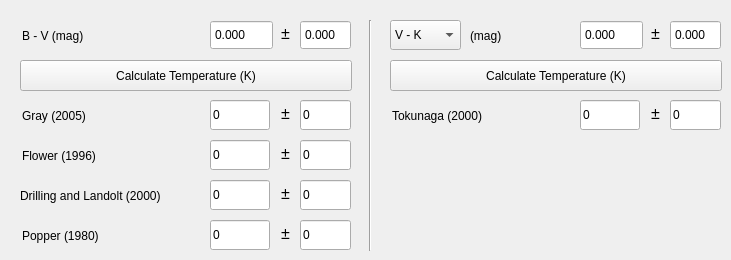
      <widget class="QWidget" name="tab_6">
       <attribute name="title">
        <string>Temperature Estimation</string>
       </attribute>
       <widget class="QLabel" name="label_22">
        <property name="geometry">
         <rect>
          <x>22</x>
          <y>20</y>
          <width>151</width>
          <height>31</height>
         </rect>
        </property>
        <property name="text">
         <string>B - V (mag)</string>
        </property>
       </widget>
       <widget class="QLabel" name="label_20">
        <property name="geometry">
         <rect>
          <x>22</x>
          <y>100</y>
          <width>151</width>
          <height>31</height>
         </rect>
        </property>
        <property name="text">
         <string>Gray (2005)</string>
        </property>
       </widget>
       <widget class="QLineEdit" name="tool_drilling_landolt_output">
        <property name="geometry">
         <rect>
          <x>210</x>
          <y>180</y>
          <width>60</width>
          <height>30</height>
         </rect>
        </property>
        <property name="text">
         <string>0</string>
        </property>
        <property name="readOnly">
         <bool>true</bool>
        </property>
       </widget>
       <widget class="QLineEdit" name="tool_flower_err_output">
        <property name="geometry">
         <rect>
          <x>300</x>
          <y>140</y>
          <width>51</width>
          <height>30</height>
         </rect>
        </property>
        <property name="text">
         <string>0</string>
        </property>
        <property name="readOnly">
         <bool>true</bool>
        </property>
       </widget>
       <widget class="QLineEdit" name="tool_popper_output">
        <property name="geometry">
         <rect>
          <x>210</x>
          <y>220</y>
          <width>60</width>
          <height>30</height>
         </rect>
        </property>
        <property name="text">
         <string>0</string>
        </property>
        <property name="readOnly">
         <bool>true</bool>
        </property>
       </widget>
       <widget class="QLineEdit" name="tool_gray_output">
        <property name="geometry">
         <rect>
          <x>210</x>
          <y>100</y>
          <width>60</width>
          <height>30</height>
         </rect>
        </property>
        <property name="text">
         <string>0</string>
        </property>
        <property name="readOnly">
         <bool>true</bool>
        </property>
       </widget>
       <widget class="QLabel" name="label_21">
        <property name="geometry">
         <rect>
          <x>275</x>
          <y>223</y>
          <width>21</width>
          <height>21</height>
         </rect>
        </property>
        <property name="font">
         <font>
          <pointsize>12</pointsize>
         </font>
        </property>
        <property name="text">
         <string>±</string>
        </property>
        <property name="alignment">
         <set>Qt::AlignCenter</set>
        </property>
       </widget>
       <widget class="QLineEdit" name="tool_popper_err_output">
        <property name="geometry">
         <rect>
          <x>300</x>
          <y>220</y>
          <width>51</width>
          <height>30</height>
         </rect>
        </property>
        <property name="text">
         <string>0</string>
        </property>
        <property name="readOnly">
         <bool>true</bool>
        </property>
       </widget>
       <widget class="QLineEdit" name="tool_flower_output">
        <property name="geometry">
         <rect>
          <x>210</x>
          <y>140</y>
          <width>60</width>
          <height>30</height>
         </rect>
        </property>
        <property name="text">
         <string>0</string>
        </property>
        <property name="readOnly">
         <bool>true</bool>
        </property>
       </widget>
       <widget class="QLabel" name="label_23">
        <property name="geometry">
         <rect>
          <x>22</x>
          <y>220</y>
          <width>151</width>
          <height>31</height>
         </rect>
        </property>
        <property name="text">
         <string>Popper (1980)</string>
        </property>
       </widget>
       <widget class="QLabel" name="label_24">
        <property name="geometry">
         <rect>
          <x>275</x>
          <y>143</y>
          <width>21</width>
          <height>21</height>
         </rect>
        </property>
        <property name="font">
         <font>
          <pointsize>12</pointsize>
         </font>
        </property>
        <property name="text">
         <string>±</string>
        </property>
        <property name="alignment">
         <set>Qt::AlignCenter</set>
        </property>
       </widget>
       <widget class="QLineEdit" name="tool_gray_err_output">
        <property name="geometry">
         <rect>
          <x>300</x>
          <y>100</y>
          <width>51</width>
          <height>30</height>
         </rect>
        </property>
        <property name="text">
         <string>0</string>
        </property>
        <property name="readOnly">
         <bool>true</bool>
        </property>
       </widget>
       <widget class="QPushButton" name="tool_bv_calc_btn">
        <property name="geometry">
         <rect>
          <x>20</x>
          <y>60</y>
          <width>332</width>
          <height>31</height>
         </rect>
        </property>
        <property name="text">
         <string>Calculate Temperature (K)</string>
        </property>
       </widget>
       <widget class="QLabel" name="label_25">
        <property name="geometry">
         <rect>
          <x>275</x>
          <y>103</y>
          <width>21</width>
          <height>21</height>
         </rect>
        </property>
        <property name="font">
         <font>
          <pointsize>12</pointsize>
         </font>
        </property>
        <property name="text">
         <string>±</string>
        </property>
        <property name="alignment">
         <set>Qt::AlignCenter</set>
        </property>
       </widget>
       <widget class="QLabel" name="label_26">
        <property name="geometry">
         <rect>
          <x>275</x>
          <y>183</y>
          <width>21</width>
          <height>21</height>
         </rect>
        </property>
        <property name="font">
         <font>
          <pointsize>12</pointsize>
         </font>
        </property>
        <property name="text">
         <string>±</string>
        </property>
        <property name="alignment">
         <set>Qt::AlignCenter</set>
        </property>
       </widget>
       <widget class="QLabel" name="label_28">
        <property name="geometry">
         <rect>
          <x>22</x>
          <y>140</y>
          <width>151</width>
          <height>31</height>
         </rect>
        </property>
        <property name="text">
         <string>Flower (1996)</string>
        </property>
       </widget>
       <widget class="QLineEdit" name="tool_drilling_landolt_err_output">
        <property name="geometry">
         <rect>
          <x>300</x>
          <y>180</y>
          <width>51</width>
          <height>30</height>
         </rect>
        </property>
        <property name="text">
         <string>0</string>
        </property>
        <property name="readOnly">
         <bool>true</bool>
        </property>
       </widget>
       <widget class="QLabel" name="label_29">
        <property name="geometry">
         <rect>
          <x>275</x>
          <y>23</y>
          <width>21</width>
          <height>21</height>
         </rect>
        </property>
        <property name="font">
         <font>
          <pointsize>12</pointsize>
         </font>
        </property>
        <property name="text">
         <string>±</string>
        </property>
        <property name="alignment">
         <set>Qt::AlignCenter</set>
        </property>
       </widget>
       <widget class="QDoubleSpinBox" name="tool_bv_spinbox">
        <property name="geometry">
         <rect>
          <x>210</x>
          <y>20</y>
          <width>63</width>
          <height>30</height>
         </rect>
        </property>
        <property name="buttonSymbols">
         <enum>QAbstractSpinBox::NoButtons</enum>
        </property>
        <property name="decimals">
         <number>3</number>
        </property>
        <property name="minimum">
         <double>-0.500000000000000</double>
        </property>
        <property name="maximum">
         <double>2.500000000000000</double>
        </property>
       </widget>
       <widget class="QDoubleSpinBox" name="tool_bv_err_spinbox">
        <property name="geometry">
         <rect>
          <x>300</x>
          <y>20</y>
          <width>51</width>
          <height>30</height>
         </rect>
        </property>
        <property name="buttonSymbols">
         <enum>QAbstractSpinBox::NoButtons</enum>
        </property>
        <property name="decimals">
         <number>3</number>
        </property>
        <property name="maximum">
         <double>2.500000000000000</double>
        </property>
       </widget>
       <widget class="Line" name="line_6">
        <property name="geometry">
         <rect>
          <x>350</x>
          <y>20</y>
          <width>41</width>
          <height>231</height>
         </rect>
        </property>
        <property name="orientation">
         <enum>Qt::Vertical</enum>
        </property>
       </widget>
       <widget class="QLabel" name="label_30">
        <property name="geometry">
         <rect>
          <x>645</x>
          <y>23</y>
          <width>21</width>
          <height>21</height>
         </rect>
        </property>
        <property name="font">
         <font>
          <pointsize>12</pointsize>
         </font>
        </property>
        <property name="text">
         <string>±</string>
        </property>
        <property name="alignment">
         <set>Qt::AlignCenter</set>
        </property>
       </widget>
       <widget class="QDoubleSpinBox" name="tool_jhk_err_spinobx">
        <property name="geometry">
         <rect>
          <x>670</x>
          <y>20</y>
          <width>51</width>
          <height>30</height>
         </rect>
        </property>
        <property name="buttonSymbols">
         <enum>QAbstractSpinBox::NoButtons</enum>
        </property>
        <property name="decimals">
         <number>3</number>
        </property>
        <property name="maximum">
         <double>2.500000000000000</double>
        </property>
       </widget>
       <widget class="QDoubleSpinBox" name="tool_jhk_spinbox">
        <property name="geometry">
         <rect>
          <x>580</x>
          <y>20</y>
          <width>63</width>
          <height>30</height>
         </rect>
        </property>
        <property name="buttonSymbols">
         <enum>QAbstractSpinBox::NoButtons</enum>
        </property>
        <property name="decimals">
         <number>3</number>
        </property>
        <property name="minimum">
         <double>-0.500000000000000</double>
        </property>
        <property name="maximum">
         <double>2.500000000000000</double>
        </property>
       </widget>
       <widget class="QComboBox" name="tool_jhk_combobox">
        <property name="geometry">
         <rect>
          <x>390</x>
          <y>20</y>
          <width>71</width>
          <height>30</height>
         </rect>
        </property>
        <item>
         <property name="text">
          <string>V - K</string>
         </property>
        </item>
        <item>
         <property name="text">
          <string>J - H</string>
         </property>
        </item>
        <item>
         <property name="text">
          <string>H - K</string>
         </property>
        </item>
       </widget>
       <widget class="QPushButton" name="tool_jhk_calc_btn">
        <property name="geometry">
         <rect>
          <x>390</x>
          <y>60</y>
          <width>332</width>
          <height>31</height>
         </rect>
        </property>
        <property name="text">
         <string>Calculate Temperature (K)</string>
        </property>
       </widget>
       <widget class="QLineEdit" name="tool_tokunaga_output">
        <property name="geometry">
         <rect>
          <x>580</x>
          <y>100</y>
          <width>60</width>
          <height>30</height>
         </rect>
        </property>
        <property name="text">
         <string>0</string>
        </property>
        <property name="readOnly">
         <bool>true</bool>
        </property>
       </widget>
       <widget class="QLabel" name="label_31">
        <property name="geometry">
         <rect>
          <x>392</x>
          <y>100</y>
          <width>151</width>
          <height>31</height>
         </rect>
        </property>
        <property name="text">
         <string>Tokunaga (2000)</string>
        </property>
       </widget>
       <widget class="QLabel" name="label_32">
        <property name="geometry">
         <rect>
          <x>645</x>
          <y>103</y>
          <width>21</width>
          <height>21</height>
         </rect>
        </property>
        <property name="font">
         <font>
          <pointsize>12</pointsize>
         </font>
        </property>
        <property name="text">
         <string>±</string>
        </property>
        <property name="alignment">
         <set>Qt::AlignCenter</set>
        </property>
       </widget>
       <widget class="QLineEdit" name="tool_tokunaga_err_output">
        <property name="geometry">
         <rect>
          <x>670</x>
          <y>100</y>
          <width>51</width>
          <height>30</height>
         </rect>
        </property>
        <property name="text">
         <string>0</string>
        </property>
        <property name="readOnly">
         <bool>true</bool>
        </property>
       </widget>
       <widget class="QLabel" name="label_33">
        <property name="geometry">
         <rect>
          <x>470</x>
          <y>20</y>
          <width>51</width>
          <height>31</height>
         </rect>
        </property>
        <property name="text">
         <string>(mag)</string>
        </property>
       </widget>
       <widget class="QLabel" name="label_37">
        <property name="geometry">
         <rect>
          <x>20</x>
          <y>180</y>
          <width>181</width>
          <height>31</height>
         </rect>
        </property>
        <property name="text">
         <string>Drilling and Landolt (2000)</string>
        </property>
       </widget>
      </widget>
